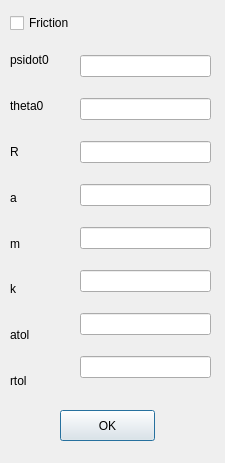
<?xml version="1.0" encoding="UTF-8"?>
<ui version="4.0">
 <class>ParameterOptions</class>
 <widget class="QDialog" name="ParameterOptions">
  <property name="geometry">
   <rect>
    <x>0</x>
    <y>0</y>
    <width>225</width>
    <height>463</height>
   </rect>
  </property>
  <property name="windowTitle">
   <string>Dialog</string>
  </property>
  <widget class="QWidget" name="verticalLayoutWidget">
   <property name="geometry">
    <rect>
     <x>80</x>
     <y>40</y>
     <width>131</width>
     <height>361</height>
    </rect>
   </property>
   <layout class="QVBoxLayout" name="verticalLayout">
    <item>
     <widget class="QLineEdit" name="lineEdit_2"/>
    </item>
    <item>
     <widget class="QLineEdit" name="lineEdit_6"/>
    </item>
    <item>
     <widget class="QLineEdit" name="lineEdit_5"/>
    </item>
    <item>
     <widget class="QLineEdit" name="lineEdit_7"/>
    </item>
    <item>
     <widget class="QLineEdit" name="lineEdit_4"/>
    </item>
    <item>
     <widget class="QLineEdit" name="lineEdit_3"/>
    </item>
    <item>
     <widget class="QLineEdit" name="lineEdit"/>
    </item>
    <item>
     <widget class="QLineEdit" name="lineEdit_8"/>
    </item>
   </layout>
  </widget>
  <widget class="QWidget" name="verticalLayoutWidget_2">
   <property name="geometry">
    <rect>
     <x>10</x>
     <y>40</y>
     <width>61</width>
     <height>361</height>
    </rect>
   </property>
   <layout class="QVBoxLayout" name="verticalLayout_2">
    <item>
     <widget class="QLabel" name="label_4">
      <property name="text">
       <string>psidot0</string>
      </property>
     </widget>
    </item>
    <item>
     <widget class="QLabel" name="label_7">
      <property name="text">
       <string>theta0</string>
      </property>
     </widget>
    </item>
    <item>
     <widget class="QLabel" name="label_6">
      <property name="text">
       <string>R</string>
      </property>
     </widget>
    </item>
    <item>
     <widget class="QLabel" name="label_5">
      <property name="text">
       <string>a</string>
      </property>
     </widget>
    </item>
    <item>
     <widget class="QLabel" name="label_3">
      <property name="text">
       <string>m</string>
      </property>
     </widget>
    </item>
    <item>
     <widget class="QLabel" name="label_2">
      <property name="text">
       <string>k</string>
      </property>
     </widget>
    </item>
    <item>
     <widget class="QLabel" name="label">
      <property name="text">
       <string>atol</string>
      </property>
     </widget>
    </item>
    <item>
     <widget class="QLabel" name="label_8">
      <property name="text">
       <string>rtol</string>
      </property>
     </widget>
    </item>
   </layout>
  </widget>
  <widget class="QCheckBox" name="checkBox">
   <property name="geometry">
    <rect>
     <x>10</x>
     <y>10</y>
     <width>101</width>
     <height>26</height>
    </rect>
   </property>
   <property name="text">
    <string>Friction</string>
   </property>
  </widget>
  <widget class="QPushButton" name="pushButton">
   <property name="geometry">
    <rect>
     <x>60</x>
     <y>410</y>
     <width>95</width>
     <height>31</height>
    </rect>
   </property>
   <property name="text">
    <string>OK</string>
   </property>
  </widget>
  <action name="actionCloseButtonClicked">
   <property name="text">
    <string>closeButtonClicked</string>
   </property>
  </action>
 </widget>
 <resources/>
 <connections>
  <connection>
   <sender>pushButton</sender>
   <signal>clicked()</signal>
   <receiver>actionCloseButtonClicked</receiver>
   <slot>trigger()</slot>
   <hints>
    <hint type="sourcelabel">
     <x>107</x>
     <y>425</y>
    </hint>
    <hint type="destinationlabel">
     <x>-1</x>
     <y>-1</y>
    </hint>
   </hints>
  </connection>
 </connections>
</ui>
